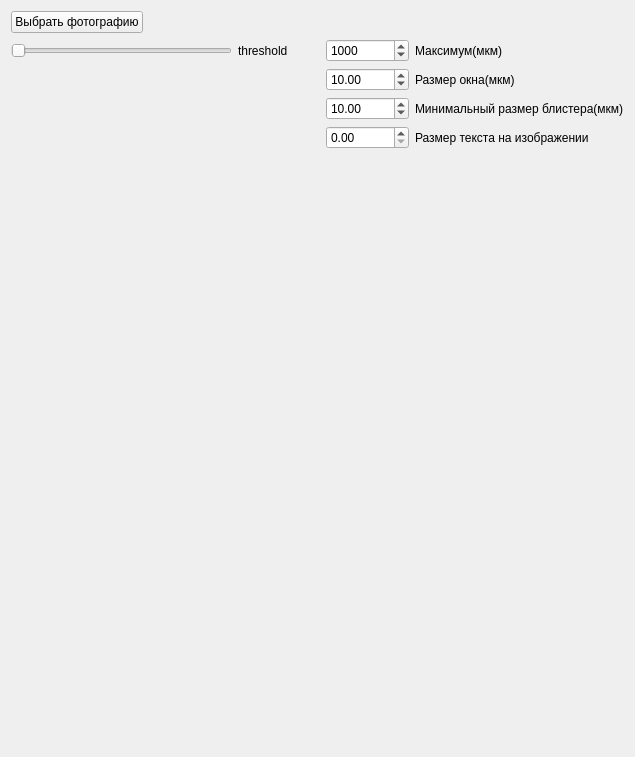
<?xml version="1.0" encoding="UTF-8"?>
<ui version="4.0">
 <class>MainWindow</class>
 <widget class="QMainWindow" name="MainWindow">
  <property name="geometry">
   <rect>
    <x>0</x>
    <y>0</y>
    <width>635</width>
    <height>757</height>
   </rect>
  </property>
  <property name="windowTitle">
   <string>MainWindow</string>
  </property>
  <widget class="QWidget" name="centralWidget">
   <layout class="QGridLayout" name="gridLayout">
    <item row="1" column="3">
     <widget class="QSpinBox" name="maxSizeBox">
      <property name="maximum">
       <number>999999</number>
      </property>
      <property name="singleStep">
       <number>1</number>
      </property>
      <property name="value">
       <number>1000</number>
      </property>
     </widget>
    </item>
    <item row="2" column="3">
     <widget class="QDoubleSpinBox" name="windowBox">
      <property name="minimum">
       <double>1.000000000000000</double>
      </property>
      <property name="maximum">
       <double>99999.000000000000000</double>
      </property>
      <property name="value">
       <double>10.000000000000000</double>
      </property>
     </widget>
    </item>
    <item row="3" column="3">
     <widget class="QDoubleSpinBox" name="minimumSizeBox">
      <property name="value">
       <double>10.000000000000000</double>
      </property>
     </widget>
    </item>
    <item row="1" column="0" colspan="2">
     <widget class="QSlider" name="thresholdSlider">
      <property name="maximum">
       <number>255</number>
      </property>
      <property name="orientation">
       <enum>Qt::Horizontal</enum>
      </property>
     </widget>
    </item>
    <item row="1" column="2">
     <widget class="QLabel" name="label">
      <property name="text">
       <string>threshold</string>
      </property>
     </widget>
    </item>
    <item row="0" column="0">
     <widget class="QPushButton" name="selectFileButton">
      <property name="text">
       <string>Выбрать фотографию</string>
      </property>
     </widget>
    </item>
    <item row="1" column="4">
     <widget class="QLabel" name="label_2">
      <property name="text">
       <string>Максимум(мкм)</string>
      </property>
     </widget>
    </item>
    <item row="6" column="0" colspan="5">
     <widget class="QCustomPlot" name="yPlot" native="true"/>
    </item>
    <item row="5" column="0" colspan="5">
     <widget class="QCustomPlot" name="xPlot" native="true">
      <zorder>yPlot</zorder>
     </widget>
    </item>
    <item row="0" column="1" colspan="4">
     <widget class="QLabel" name="pathLabel">
      <property name="text">
       <string/>
      </property>
     </widget>
    </item>
    <item row="2" column="4">
     <widget class="QLabel" name="label_3">
      <property name="text">
       <string>Размер окна(мкм)</string>
      </property>
     </widget>
    </item>
    <item row="3" column="4">
     <widget class="QLabel" name="label_4">
      <property name="text">
       <string>Минимальный размер блистера(мкм)</string>
      </property>
     </widget>
    </item>
    <item row="4" column="3">
     <widget class="QDoubleSpinBox" name="textSizeBox">
      <property name="maximum">
       <double>5.000000000000000</double>
      </property>
      <property name="singleStep">
       <double>0.100000000000000</double>
      </property>
     </widget>
    </item>
    <item row="4" column="4">
     <widget class="QLabel" name="label_5">
      <property name="text">
       <string>Размер текста на изображении</string>
      </property>
     </widget>
    </item>
   </layout>
  </widget>
 </widget>
 <layoutdefault spacing="6" margin="11"/>
 <customwidgets>
  <customwidget>
   <class>QCustomPlot</class>
   <extends>QWidget</extends>
   <header>plot/qcustomplot.h</header>
   <container>1</container>
  </customwidget>
 </customwidgets>
 <resources/>
 <connections/>
</ui>
